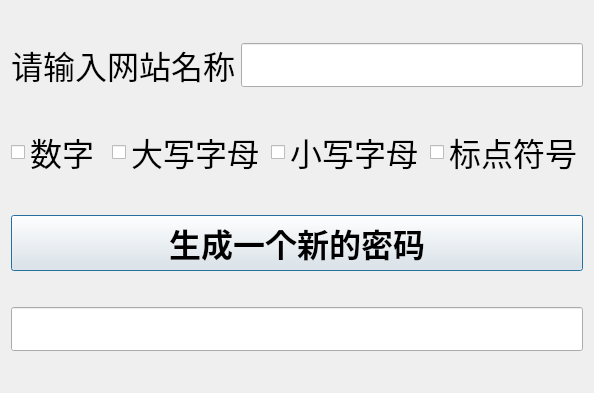
<?xml version="1.0" encoding="UTF-8"?>
<ui version="4.0">
 <class>PasswordGenerate</class>
 <widget class="QDialog" name="PasswordGenerate">
  <property name="geometry">
   <rect>
    <x>0</x>
    <y>0</y>
    <width>594</width>
    <height>393</height>
   </rect>
  </property>
  <property name="windowTitle">
   <string>密码生成小工具</string>
  </property>
  <layout class="QVBoxLayout" name="verticalLayout">
   <item>
    <layout class="QHBoxLayout" name="horizontalLayout">
     <item>
      <widget class="QLabel" name="label">
       <property name="font">
        <font>
         <pointsize>24</pointsize>
        </font>
       </property>
       <property name="text">
        <string>请输入网站名称</string>
       </property>
      </widget>
     </item>
     <item>
      <widget class="QLineEdit" name="lineEdit_site">
       <property name="font">
        <font>
         <pointsize>24</pointsize>
        </font>
       </property>
      </widget>
     </item>
    </layout>
   </item>
   <item>
    <layout class="QHBoxLayout" name="horizontalLayout_2">
     <item>
      <widget class="QCheckBox" name="checkBox_number">
       <property name="font">
        <font>
         <pointsize>24</pointsize>
        </font>
       </property>
       <property name="text">
        <string>数字</string>
       </property>
      </widget>
     </item>
     <item>
      <widget class="QCheckBox" name="checkBox_upper">
       <property name="font">
        <font>
         <pointsize>24</pointsize>
        </font>
       </property>
       <property name="text">
        <string>大写字母</string>
       </property>
      </widget>
     </item>
     <item>
      <widget class="QCheckBox" name="checkBox_lower">
       <property name="font">
        <font>
         <pointsize>24</pointsize>
        </font>
       </property>
       <property name="text">
        <string>小写字母</string>
       </property>
      </widget>
     </item>
     <item>
      <widget class="QCheckBox" name="checkBox_puc">
       <property name="font">
        <font>
         <pointsize>24</pointsize>
        </font>
       </property>
       <property name="text">
        <string>标点符号</string>
       </property>
      </widget>
     </item>
    </layout>
   </item>
   <item>
    <widget class="QPushButton" name="pushButton">
     <property name="font">
      <font>
       <pointsize>24</pointsize>
       <bold>true</bold>
      </font>
     </property>
     <property name="text">
      <string>生成一个新的密码</string>
     </property>
    </widget>
   </item>
   <item>
    <widget class="QLineEdit" name="lineEdit_result">
     <property name="font">
      <font>
       <pointsize>24</pointsize>
       <bold>true</bold>
      </font>
     </property>
    </widget>
   </item>
  </layout>
 </widget>
 <resources/>
 <connections/>
</ui>
